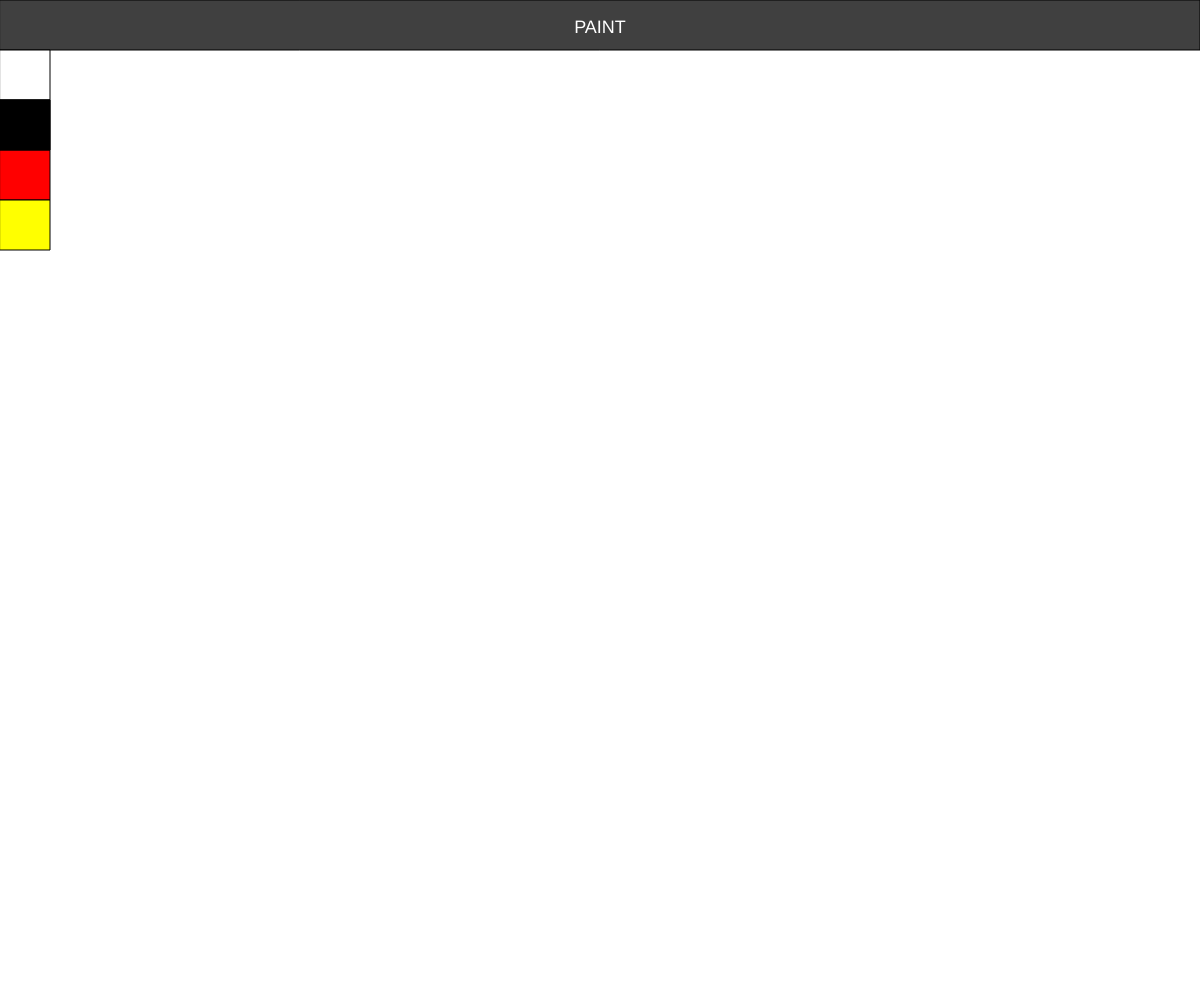
Frame 1 (no input)
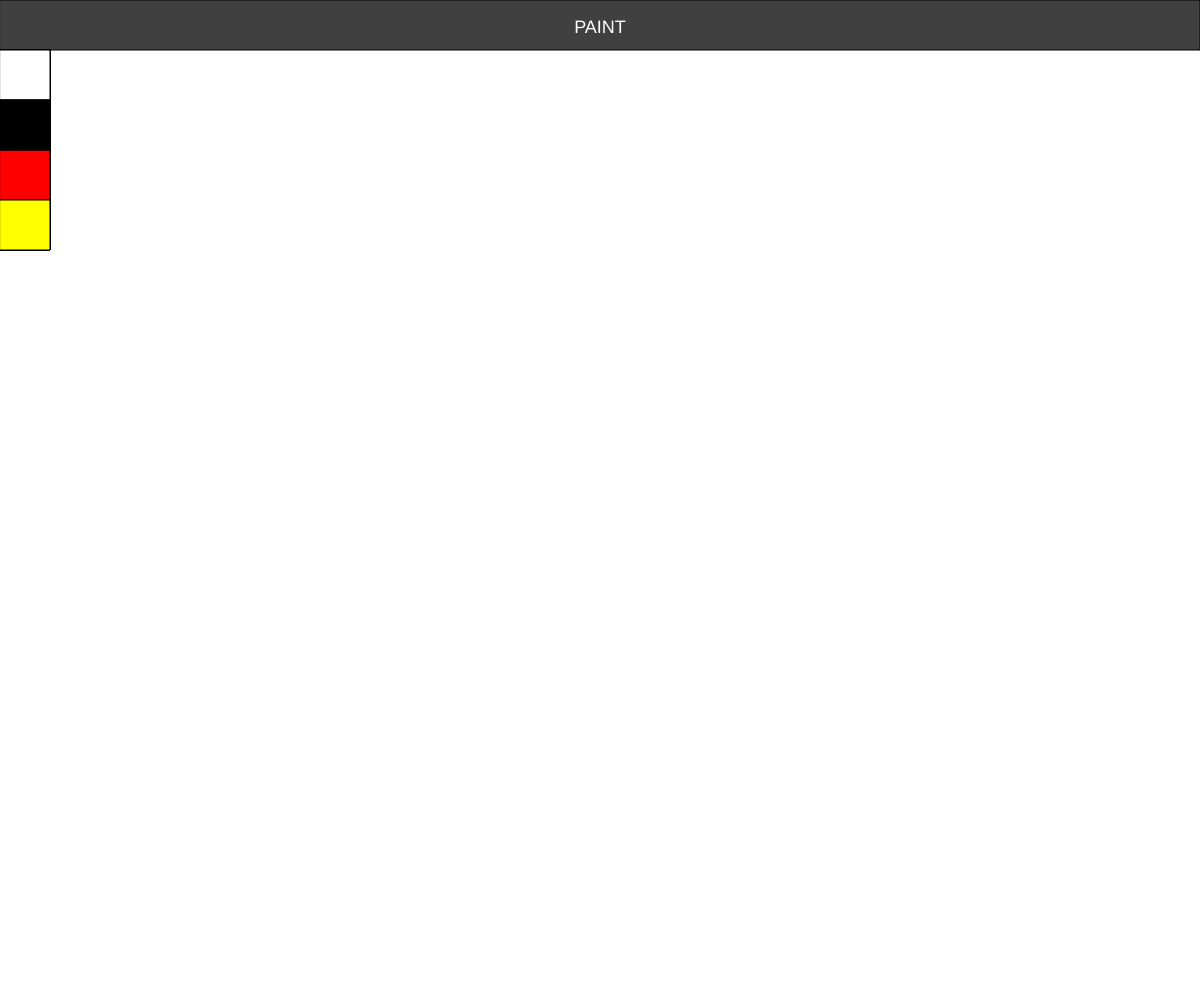
Frame 60 (no input)
Frame 120 (the mouse pressed at the canvas centre since frame 60): identical to frame 60, image omitted

The p5.js sketch that drew these frames (run headless with seeded random() and noise() and a simulated clock; from frame 60 on, the mouse is pressed at the canvas centre):

// p5.js sketch
// ── sketch.js
var white,black,red;

function setup() {
  createCanvas(innerWidth, innerHeight);
  background("white");
  header();
}

function draw() {
  
  white = new ColorBox(0, 50, 50, 50, "white");
  white.appear();
  black = new ColorBox(0, 100, 50, 50, "black");
  black.appear();
  //code for red box :
  red=new ColorBox( 0, 150 , 50, 50 , "red")
   red.appear();
   blue=new ColorBox( 0,200,50,50 ,"blue" )
   black.appear();
   yellow=new ColorBox(0,200,50,50 , "yellow")
   yellow.appear();
}

function header() {
  fill("#404040");
  rect(0, 0, width, 50);

  textAlign(CENTER);
  fill("white");
  textSize(18);
  text("PAINT", width / 2, 33);
}

// ── ColorBox.js
class ColorBox {
  
    //Add code inside the constructor:
    constructor(x, y, w, h, color) {
        this. x=x;
        this. y=y;
        this . w=w;
        this. h=h;
        this. color=color ;
      
    }

    //make the color boxes appear on canvas
    appear()
    {
      stroke(0);
      strokeWeight(1);
      fill(this.color);
      rect(this.x, this.y, this.w, this.h);
    }
}
